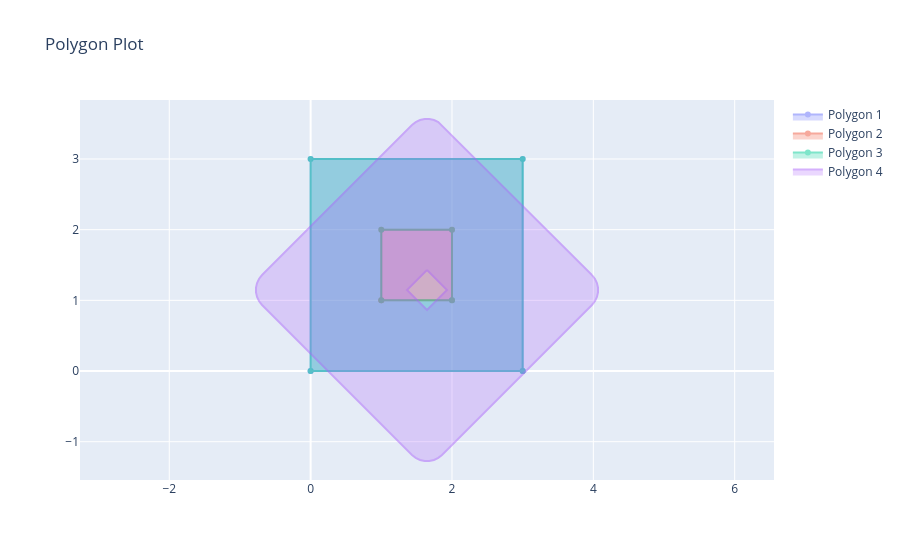

Notebook cell for this chart:
### Markdown cell above
### Rotation

### Code cell
p1 = dshape.geometry.Rectangle(0, 0, 3, 3)
p2 = dshape.geometry.Rectangle(1, 1, 1, 1)
p3 = p1 - p2
p4 = p3.buffer(0.3)
p5 = p4.rotate(jnp.pi / 4, center=jnp.array([2.0, 1.5]))
plotting.plot_polygons([p1, p2, p3, p5])

### Figure 1 — Plotly figure (JSON) as saved in the notebook; plotly's stock layout.template omitted (floating-point values rounded to 4 significant figures)
{"data": [{"fill": "toself", "name": "Polygon 1", "opacity": 0.5, "type": "scatter", "x": [0, 3, 3, 0, 0, null], "y": [0, 0, 3, 3, 0, null]}, {"fill": "toself", "name": "Polygon 2", "opacity": 0.5, "type": "scatter", "x": [1, 2, 2, 1, 1, null], "y": [1, 1, 2, 2, 1, null]}, {"fill": "toself", "name": "Polygon 3", "opacity": 0.5, "type": "scatter", "x": [3, 3, 0, 0, 3, null, 2, 1, 1, 2, 2, null], "y": [0, 3, 3, 0, 0, null, 1, 1, 2, 2, 1, null]}, {"fill": "toself", "name": "Polygon 4", "opacity": 0.5, "type": "scatter", "x": [3.98, 1.859, 1.806, 1.746, 1.68, 1.613, 1.547, 1.487, 1.434, -0.687, -0.7289, -0.758, -0.773, -0.773, -0.758, -0.7289, -0.687, 1.434, 1.487, 1.547, 1.613, 1.68, 1.746, 1.806, 1.859, 3.98, 4.022, 4.051, 4.066, 4.066, 4.051, 4.022, 3.98, null, 1.646, 1.929, 1.646, 1.364, 1.646, null], "y": [1.359, 3.48, 3.522, 3.551, 3.566, 3.566, 3.551, 3.522, 3.48, 1.359, 1.306, 1.246, 1.18, 1.113, 1.047, 0.9868, 0.9343, -1.187, -1.229, -1.258, -1.273, -1.273, -1.258, -1.229, -1.187, 0.9343, 0.9868, 1.047, 1.113, 1.18, 1.246, 1.306, 1.359, null, 1.429, 1.146, 0.8636, 1.146, 1.429, null]}], "layout": {"showlegend": true, "title": {"text": "Polygon Plot"}, "yaxis": {"scaleanchor": "x", "scaleratio": 1}}}
